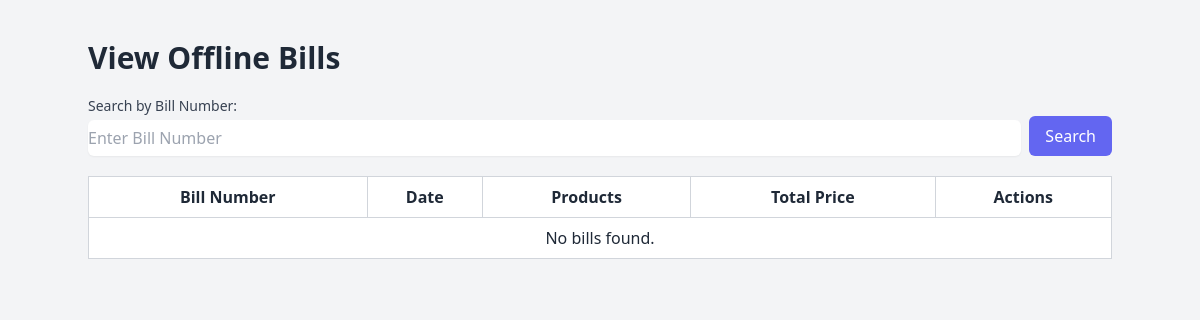
Before: /view_offline_bills (signed in) with the older database file.
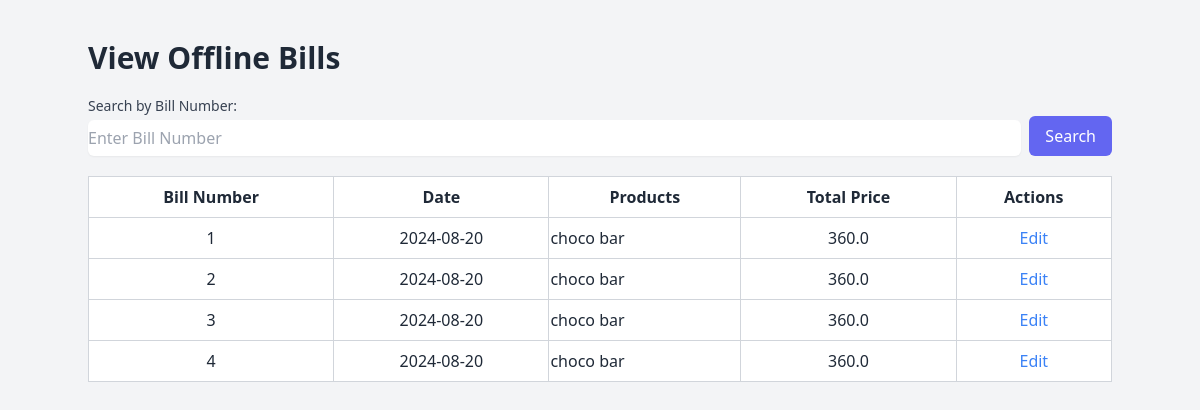
After: the same page with the newer database file.
### models.py (models this page shows, shortened)
class TransactionRecord(db.Model):
    id = db.Column(db.Integer, primary_key=True)
    bill_no = db.Column(db.Integer, unique=True, nullable=False)
    date = db.Column(db.Date, nullable=False, default=datetime.utcnow)
    total_price = db.Column(db.Float, nullable=False)
    billing_mode = db.Column(db.String(10), nullable=False)  # New field to store 'online' or 'offline'
    organisation_id = db.Column(db.Integer, db.ForeignKey('organisation.id'), nullable=False)
    customer_id = db.Column(db.Integer, db.ForeignKey('customer.id'), nullable=True)  # Allow null if no customer info
    items = db.relationship('TransactionItem', backref='transaction', lazy=True)
    customer = db.relationship('Customer', backref='transaction_records')

class TransactionItem(db.Model):
    id = db.Column(db.Integer, primary_key=True)
    transaction_id = db.Column(db.Integer, db.ForeignKey('transaction_record.id'), nullable=False)
    product_id = db.Column(db.Integer, db.ForeignKey('product.id'), nullable=False)
    quantity = db.Column(db.Integer, nullable=False)
    total_price = db.Column(db.Float, nullable=False)

class Product(db.Model):
    id = db.Column(db.Integer, primary_key=True)
    name = db.Column(db.String(100), nullable=False)
    SKU = db.Column(db.String(50), nullable=False)
    net_price = db.Column(db.Float, nullable=False)
    selling_price = db.Column(db.Float, nullable=False)
    quantity = db.Column(db.Integer, nullable=False)
    seller = db.Column(db.String(100), nullable=False)
    organisation_id = db.Column(db.Integer, db.ForeignKey('organisation.id'), nullable=False)
    category_id = db.Column(db.Integer, db.ForeignKey('product_category.id'), nullable=True)  # Allow null if category not mandatory
    inventory = db.relationship('Inventory', backref='product', lazy=True)

### blueprints/billing.py (the view)
@billing_bp.route('/view_offline_bills')
def view_offline_bills():
    organisation_id = session.get('organisation_id')
    if not organisation_id:
        flash('User is not logged in!', 'danger')
        return redirect(url_for('auth.login'))
    bills = TransactionRecord.query.filter_by(organisation_id=organisation_id, billing_mode='offline').all()
    bill_items = db.session.query(
        TransactionItem,
        Product.name.label('product_name'),
        Product.SKU.label('product_sku')
    ).join(Product, TransactionItem.product_id == Product.id).all()
    bill_items_dict = {}
    for item in bill_items:
        if item.TransactionItem.transaction_id not in bill_items_dict:
            bill_items_dict[item.TransactionItem.transaction_id] = []
        bill_items_dict[item.TransactionItem.transaction_id].append(item)
    return render_template('view_offline_bills.html', bills=bills, bill_items_dict=bill_items_dict)

### templates/view_offline_bills.html (shortened to what this page needs)
<!DOCTYPE html>
<html lang="en">
<head>
    <link href="https://cdn.jsdelivr.net/npm/tailwindcss@2.2.19/dist/tailwind.min.css" rel="stylesheet">
</head>
<body class="bg-gray-100 text-gray-800">
    <div class="container mx-auto mt-10">
        <h1 class="text-3xl font-bold mb-5">View Offline Bills</h1>
        <form method="GET" action="{{ url_for('billing.search_offline_bill') }}" class="mb-5">
            <label for="bill_no" class="block text-sm font-medium text-gray-700">Search by Bill Number:</label>
            <div class="flex">
                <input type="text" name="bill_no" id="bill_no" class="mt-1 block w-full rounded-md border-gray-300 shadow-sm" placeholder="Enter Bill Number" required>
                <button type="submit" class="ml-2 bg-indigo-500 text-white px-4 py-2 rounded-md">Search</button>
            </div>
        </form>
        <table class="min-w-full bg-white border-collapse">
            <thead>
                <tr>
                    <th class="py-2 border border-gray-300">Bill Number</th>
                    <th class="py-2 border border-gray-300">Date</th>
                    <th class="py-2 border border-gray-300">Products</th>
                    <th class="py-2 border border-gray-300">Total Price</th>
                    <th class="py-2 border border-gray-300">Actions</th>
                </tr>
            </thead>
            <tbody>
                {% if bills %}
                    {% for bill in bills %}
                    <tr>
                        <td class="py-2 text-center border border-gray-300">{{ bill.bill_no }}</td>
                        <td class="py-2 text-center border border-gray-300">{{ bill.date }}</td>
                        <td class="py-2 border border-gray-300">
                            <ul>
                                {% for item in bill_items_dict[bill.id] %}
                                <li>
                                    {{ item.product_name }}
                                </li>
                                {% endfor %}
                            </ul>
                        </td>
                        <td class="py-2 text-center border border-gray-300">{{ bill.total_price }}</td>
                        <td class="py-2 text-center border border-gray-300">
                            <a href="{{ url_for('billing.edit_offline_bill', bill_id=bill.id) }}" class="text-blue-500">Edit</a>
                        </td>
                    </tr>
                    {% endfor %}
                {% else %}
                    <tr>
                        <td colspan="5" class="py-2 text-center border border-gray-300">No bills found.</td>
                    </tr>
                {% endif %}
            </tbody>
        </table>
    </div>
</body>
</html>

Changed rows visible on the page:
added TransactionRecord: bill_no "1", date "2024-08-20", total_price "360.0"
added TransactionItem: product_name "choco bar", shown under "1"
added TransactionRecord: bill_no "2", date "2024-08-20", total_price "360.0"
added TransactionItem: product_name "choco bar", shown under "2"
added TransactionRecord: bill_no "3", date "2024-08-20", total_price "360.0"
added TransactionItem: product_name "choco bar", shown under "3"
added TransactionRecord: bill_no "4", date "2024-08-20", total_price "360.0"
added TransactionItem: product_name "choco bar", shown under "4"
Other visible differences:
text no longer shown: "No bills found."
